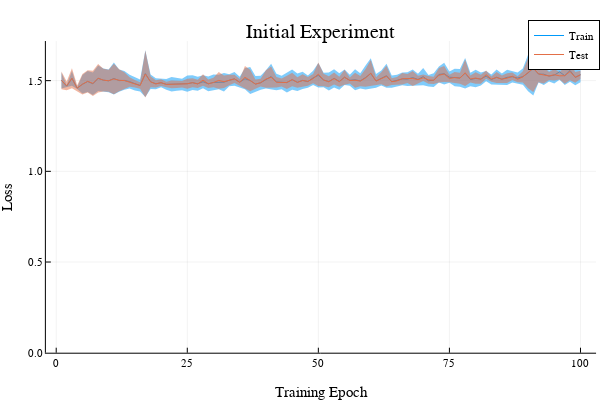

The notebook cell this image was saved under:
### Code cell
if CONFIG["neural-networks"]["run-experiments"]
    
    run_times["neural-net-training"]["initial-experiment"] = @elapsed begin
        Random.seed!(42)
        
        nn_model = Chain(
            Dense(18 => 15, relu),
            Dense(15 => 11),
            softmax
        )
        
        training_log["neural-net"]["initial-experiment"] = cross_validate_nn(
            nn_model,
            general_training_states,
            general_training_strategies;
            cv_folds=5,
            epochs=100,
            optimizer=Flux.Adam(0.01),
            loss_metric=Flux.crossentropy
        )
                
    end
    save_training_log()
    save_run_times()
end

println("""Run time: $(round(run_times["neural-net-training"]["initial-experiment"]/60,digits=2)) min""")
plot_nn_cv_curves(training_log["neural-net"]["initial-experiment"];title="Initial Experiment")

### Figure 1 — Plotly figure (JSON) as saved in the notebook; plotly's stock layout.template omitted (floating-point values rounded to 4 significant figures; data arrays with more than 128 entries replaced by an {"elided": "..."} marker saying what was removed)
{"data": [{"colorbar": {"title": ""}, "fill": "tozeroy", "fillcolor": "rgba(0, 154, 250, 0.500)", "legendgroup": "Train", "line": {"color": "rgba(0, 154, 250, 1.000)", "dash": "solid", "shape": "linear", "width": 0}, "mode": "lines", "name": "Train", "showlegend": false, "type": "scatter", "x": {"elided": "200 int values"}, "xaxis": "x", "y": {"elided": "200 float values"}, "yaxis": "y", "zmax": null, "zmin": null}, {"colorbar": {"title": ""}, "fillrange": {"elided": "2x100 float values"}, "legendgroup": "Train", "line": {"color": "rgba(0, 154, 250, 1.000)", "dash": "solid", "shape": "linear", "width": 1}, "mode": "lines", "name": "Train", "showlegend": true, "type": "scatter", "x": [1, 2, 3, 4, 5, 6, 7, 8, 9, 10, 11, 12, 13, 14, 15, 16, 17, 18, 19, 20, 21, 22, 23, 24, 25, 26, 27, 28, 29, 30, 31, 32, 33, 34, 35, 36, 37, 38, 39, 40, 41, 42, 43, 44, 45, 46, 47, 48, 49, 50, 51, 52, 53, 54, 55, 56, 57, 58, 59, 60, 61, 62, 63, 64, 65, 66, 67, 68, 69, 70, 71, 72, 73, 74, 75, 76, 77, 78, 79, 80, 81, 82, 83, 84, 85, 86, 87, 88, 89, 90, 91, 92, 93, 94, 95, 96, 97, 98, 99, 100], "xaxis": "x", "y": [1.501, 1.47, 1.512, 1.459, 1.48, 1.495, 1.483, 1.513, 1.503, 1.499, 1.512, 1.5, 1.501, 1.495, 1.484, 1.474, 1.539, 1.494, 1.483, 1.488, 1.48, 1.481, 1.479, 1.479, 1.483, 1.489, 1.483, 1.494, 1.482, 1.49, 1.492, 1.491, 1.502, 1.51, 1.492, 1.51, 1.501, 1.481, 1.488, 1.507, 1.523, 1.493, 1.49, 1.489, 1.505, 1.491, 1.502, 1.495, 1.515, 1.529, 1.503, 1.495, 1.513, 1.496, 1.519, 1.502, 1.505, 1.499, 1.517, 1.539, 1.498, 1.515, 1.527, 1.494, 1.5, 1.509, 1.509, 1.517, 1.507, 1.523, 1.499, 1.503, 1.534, 1.538, 1.519, 1.518, 1.515, 1.541, 1.506, 1.512, 1.509, 1.525, 1.506, 1.519, 1.508, 1.518, 1.521, 1.515, 1.522, 1.542, 1.569, 1.536, 1.535, 1.525, 1.53, 1.548, 1.527, 1.556, 1.518, 1.533], "yaxis": "y", "zmax": null, "zmin": null}, {"colorbar": {"title": ""}, "fill": "tozeroy", "fillcolor": "rgba(227, 111, 71, 0.500)", "legendgroup": "Test", "line": {"color": "rgba(227, 111, 71, 1.000)", "dash": "solid", "shape": "linear", "width": 0}, "mode": "lines", "name": "Test", "showlegend": false, "type": "scatter", "x": {"elided": "200 int values"}, "xaxis": "x", "y": {"elided": "200 float values"}, "yaxis": "y", "zmax": null, "zmin": null}, {"colorbar": {"title": ""}, "fillrange": {"elided": "2x100 float values"}, "legendgroup": "Test", "line": {"color": "rgba(227, 111, 71, 1.000)", "dash": "solid", "shape": "linear", "width": 1}, "mode": "lines", "name": "Test", "showlegend": true, "type": "scatter", "x": [1, 2, 3, 4, 5, 6, 7, 8, 9, 10, 11, 12, 13, 14, 15, 16, 17, 18, 19, 20, 21, 22, 23, 24, 25, 26, 27, 28, 29, 30, 31, 32, 33, 34, 35, 36, 37, 38, 39, 40, 41, 42, 43, 44, 45, 46, 47, 48, 49, 50, 51, 52, 53, 54, 55, 56, 57, 58, 59, 60, 61, 62, 63, 64, 65, 66, 67, 68, 69, 70, 71, 72, 73, 74, 75, 76, 77, 78, 79, 80, 81, 82, 83, 84, 85, 86, 87, 88, 89, 90, 91, 92, 93, 94, 95, 96, 97, 98, 99, 100], "xaxis": "x", "y": [1.502, 1.471, 1.513, 1.459, 1.48, 1.496, 1.485, 1.513, 1.503, 1.499, 1.51, 1.502, 1.5, 1.493, 1.483, 1.473, 1.537, 1.493, 1.482, 1.489, 1.479, 1.479, 1.479, 1.48, 1.483, 1.489, 1.482, 1.503, 1.483, 1.49, 1.501, 1.494, 1.503, 1.51, 1.49, 1.518, 1.501, 1.481, 1.489, 1.508, 1.519, 1.491, 1.49, 1.49, 1.506, 1.49, 1.501, 1.496, 1.511, 1.536, 1.504, 1.494, 1.512, 1.494, 1.519, 1.501, 1.502, 1.497, 1.515, 1.542, 1.498, 1.513, 1.524, 1.494, 1.499, 1.511, 1.512, 1.512, 1.506, 1.516, 1.504, 1.502, 1.529, 1.537, 1.512, 1.517, 1.513, 1.543, 1.509, 1.515, 1.507, 1.533, 1.509, 1.517, 1.508, 1.514, 1.524, 1.508, 1.521, 1.543, 1.569, 1.537, 1.53, 1.526, 1.532, 1.527, 1.527, 1.55, 1.518, 1.532], "yaxis": "y", "zmax": null, "zmin": null}], "layout": {"annotations": [{"font": {"color": "rgba(0, 0, 0, 1.000)", "family": "sans-serif", "size": 20}, "rotation": 0, "showarrow": false, "text": "Initial Experiment", "x": 0.535, "xanchor": "center", "xref": "paper", "y": 1, "yanchor": "top", "yref": "paper"}], "height": 400, "legend": {"bgcolor": "rgba(255, 255, 255, 1.000)", "bordercolor": "rgba(0, 0, 0, 1.000)", "borderwidth": 1, "font": {"color": "rgba(0, 0, 0, 1.000)", "family": "sans-serif", "size": 11}, "title": {"font": {"color": "rgba(0, 0, 0, 1.000)", "family": "sans-serif", "size": 15}, "text": ""}, "tracegroupgap": 0, "traceorder": "normal", "x": 1, "xanchor": "auto", "y": 1, "yanchor": "auto"}, "margin": {"b": 20, "l": 0, "r": 0, "t": 20}, "paper_bgcolor": "rgba(255, 255, 255, 1.000)", "plot_bgcolor": "rgba(255, 255, 255, 1.000)", "showlegend": true, "width": 600, "xaxis": {"anchor": "y", "domain": [0.07647, 0.9934], "gridcolor": "rgba(0, 0, 0, 0.100)", "gridwidth": 0.5, "linecolor": "rgba(0, 0, 0, 1.000)", "mirror": false, "range": [-1.97, 103.0], "showgrid": true, "showline": true, "showticklabels": true, "tickangle": 0, "tickcolor": "rgb(0, 0, 0)", "tickfont": {"color": "rgba(0, 0, 0, 1.000)", "family": "sans-serif", "size": 11}, "tickmode": "array", "ticks": "inside", "ticktext": ["0", "25", "50", "75", "100"], "tickvals": [0, 25, 50, 75, 100], "title": "Training Epoch", "titlefont": {"color": "rgba(0, 0, 0, 1.000)", "family": "sans-serif", "size": 15}, "type": "-", "visible": true, "zeroline": false, "zerolinecolor": "rgba(0, 0, 0, 1.000)"}, "yaxis": {"anchor": "x", "domain": [0.07581, 0.9415], "gridcolor": "rgba(0, 0, 0, 0.100)", "gridwidth": 0.5, "linecolor": "rgba(0, 0, 0, 1.000)", "mirror": false, "range": [0, 1.718], "showgrid": true, "showline": true, "showticklabels": true, "tickangle": 0, "tickcolor": "rgb(0, 0, 0)", "tickfont": {"color": "rgba(0, 0, 0, 1.000)", "family": "sans-serif", "size": 11}, "tickmode": "array", "ticks": "inside", "ticktext": ["0.0", "0.5", "1.0", "1.5"], "tickvals": [0, 0.5, 1, 1.5], "title": "Loss", "titlefont": {"color": "rgba(0, 0, 0, 1.000)", "family": "sans-serif", "size": 15}, "type": "-", "visible": true, "zeroline": false, "zerolinecolor": "rgba(0, 0, 0, 1.000)"}}}
